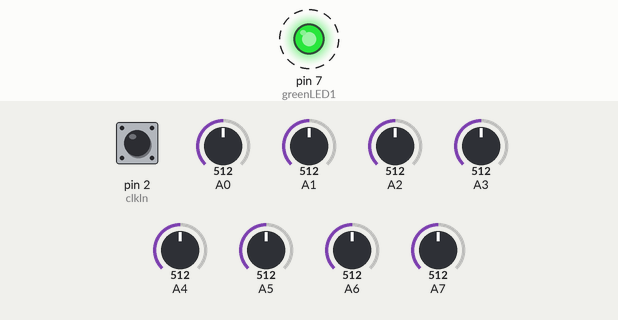
Simulated run of this sketch. Board: Arduino Uno, built with avr-gcc and run on an emulated ATmega328P. Parts: output pins drawn as LEDs (lit = HIGH). Dashed ring = blinking. Inputs (shaded band) come from the test bench; at power-on: A0 = 512, A1 = 512, A5 = 512, A2 = 512, A3 = 512, A4 = 512, pin 2 (clkIn) HIGH, A6 = 512, A7 = 512. Random numbers use the default seed unless the sketch sets one; pins used as bus, display or sensor lines are not drawn; what the sketch prints to the serial monitor is not drawn.

Above: at 0.9 s.
1.3 s: A0 set to 992
3.0 s: A1 set to 716
6.0 s: A5 set to 716
9.0 s: A2 set to 716
12.0 s: A3 set to 716
15.0 s: A4 set to 716
Timing chart, 0 to 19.0 s (numbered marks = the images above; inputs shaded):
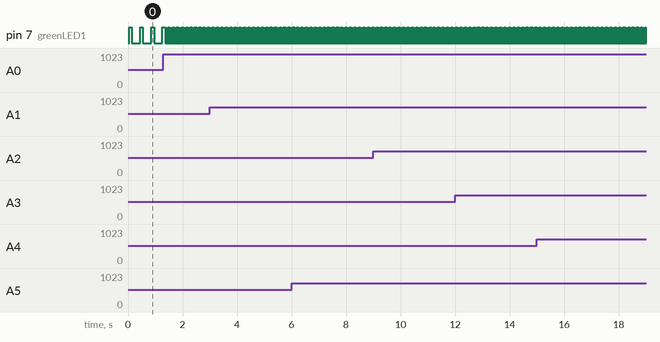

The sketch:

ors_rnd_oct.ino
```cpp
/*
Random piano Sequencer

 Notes on this version:
 - Sequencer looping

 Knobs:
 0 = TEMPO
 1 = number of MODES changed each 128 note cycle
 2 = mode selection
 5 & 6 = min and max velocity
 3 = loop length

Schematic in pot_box_schematic

/*
GLOBAL VARIABLES
*/
byte MODE_CHOICE;
#define MODE_COUNT 14

byte ODDS_CHOICE;
#define ODDS_COUNT 6

byte noteplay;
#define ARRAY_SIZE 128

int TEMPO  = 60;
int MAX_TEMPO=0;
int MIN_TEMPO = 200;

int DENSITY =100; // 100 = average, 200 = low, 50 = high
int MAX_DENSITY = 200;
int MIN_DENSITY = 10;

boolean FILL=true;
boolean DEBUG = false;
boolean PRINT_SETTINGS = true;

#define greenLED1 7
#define clockout 3
const int clkIn = 2;           // the digital (clock) input

//  variables for interrupt handling of the clock input
volatile int clkState = LOW;
int clockTick[2] = {1, 1};

#define VOICE_COUNT 16 // maximum polyphony

byte LONG_SHORT;
byte BASE_time; // multiplier for note lengths

// holder for the SEQUENCE
byte SEQUENCE[3][ARRAY_SIZE]; //0=note 1=octave 2=velocity

// arrays to manage note length/endings
byte NOTE_ON[VOICE_COUNT];
unsigned long NOTE_OFF[VOICE_COUNT];

// Length of the notes
int notelength;
int lengthVal;
int MAX_LENGTH= 10;
int MIN_LENGTH = 1;


/*
LOOKUP TABLES
*/

//QUANTISATION
byte MODES[MODE_COUNT][12]= {
  {0,1,2,3,4,5,6,7,8,9,10,11    },   // chromatic
  {0,2,4,6,8,10,12    }, //whole tone
  { 0,3,5,6,7,10,12    }, // blues
  { 0,1,3,5,7,9,10,12    }, // javanese
  { 0,2,3,5,7,8,10,12    }, // minor
  { 0,2,3,5,7,8,11,12    }, // harmonic minor
  {0,2,4,5,6,8,10,12    }, // arabian
  { 0,2,4,5,8,9,11,12    }, // harmonic major
  { 0,1,4,5,6,8,11,12    }, // persian
  {  0,1,4,5,6,9,10,12   }, // oriental
  {   0,1,4,5,7,8,10,12  }, // jewish
  {   0,1,4,5,7,8,11,12  }, //  gypsy
  {   0,2,3,5,7,9,10,12  }, // dorian
  {  0,2,4,5,7,8,11,12   }, // ethiopian

//  {     }, //


};

/* Rhythm system:
0 = 4/4
1 = clock divisions
2 = samba
3 = 3/4
4 = cuban
5 = bossanova
*/

byte ODDS[ODDS_COUNT][ARRAY_SIZE]={
{
95,5,5,5,95,5,5,5,95,5,5,5,95,5,5,5,95,5,5,5,95,5,5,5,95,5,5,5,95,5,5,5,95,5,5,5,95,5,5,5,95,5,5,5,95,5,5,5,95,5,5,5,95,5,5,5,95,5,5,5,95,5,5,5,95,5,5,5,95,5,5,5,95,5,5,5,95,5,5,5,95,5,5,5,95,5,5,5,95,5,5,5,95,5,5,5,95,5,5,5,95,5,5,5,95,5,5,5,95,5,5,5,95,5,5,5,95,5,5,5,95,5,5,5,95,5,5,5
},{
95,5,95,5,95,5,95,5,95,5,5,5,95,5,5,5,95,5,5,5,95,5,5,5,95,5,5,5,5,5,5,5,95,5,5,5,5,5,5,5,95,5,5,5,5,5,5,5,95,5,5,5,5,5,5,5,95,95,95,95,95,95,95,95,95,5,95,5,95,5,95,5,95,5,5,5,95,5,5,5,95,5,5,5,95,5,5,5,95,5,5,5,5,5,5,5,95,5,5,5,5,5,5,5,95,5,5,5,5,5,5,5,95,5,5,5,5,5,5,5,95,95,95,95,95,95,95,95,
},{
95,5,95,5,5,95,5,95,5,95,5,5,95,5,95,5,95,5,95,5,5,95,5,95,5,95,5,5,95,5,95,5,95,5,95,5,5,95,5,95,5,95,5,5,95,5,95,5,95,5,95,5,5,95,5,95,5,95,5,5,95,5,95,5,95,5,95,5,5,95,5,95,5,95,5,5,95,5,95,5,95,5,95,5,5,95,5,95,5,95,5,5,95,5,95,5,95,5,95,5,5,95,5,95,5,95,5,5,95,5,95,5,95,5,95,5,5,95,5,95,5,95,5,5,95,5,95,5,
},{
90,20,20,90,20,20,90,20,20,90,20,20,90,20,20,90,20,20,90,20,20,90,20,20,90,20,20,90,20,20,20,20,90,20,20,90,20,20,90,20,20,90,20,20,90,20,20,90,20,20,90,20,20,90,20,20,90,20,20,90,20,20,20,20,90,20,20,90,20,20,90,20,20,90,20,20,90,20,20,90,20,20,90,20,20,90,20,20,90,20,20,90,20,20,20,20,90,20,20,90,20,20,90,20,20,90,20,20,90,20,20,90,20,20,90,20,20,90,20,20,90,20,20,90,20,20,20,20
},{
95,5,95,95,5,95,95,5,95,5,95,95,5,95,95,5,95,5,95,95,5,95,95,5,95,5,95,95,5,95,95,5,95,5,95,95,5,95,95,5,95,5,95,95,5,95,95,5,95,5,95,95,5,95,95,5,95,5,95,95,5,95,95,5,95,5,95,95,5,95,95,5,95,5,95,95,5,95,95,5,95,5,95,95,5,95,95,5,95,5,95,95,5,95,95,5,95,5,95,95,5,95,95,5,95,5,95,95,5,95,95,5,95,5,95,95,5,95,95,5,95,5,95,95,5,95,95,5,
},{
95,5,5,95,5,5,95,5,5,5,95,5,5,95,5,5,95,5,5,95,5,5,95,5,5,5,95,5,5,95,5,5,95,5,5,95,5,5,95,5,5,5,95,5,5,95,5,5,95,5,5,95,5,5,95,5,5,5,95,5,5,95,5,5,95,5,5,95,5,5,95,5,5,5,95,5,5,95,5,5,95,5,5,95,5,5,95,5,5,5,95,5,5,95,5,5,95,5,5,95,5,5,95,5,5,5,95,5,5,95,5,5,95,5,5,95,5,5,95,5,5,5,95,5,5,95,5,5,
}};


void setup() {
  //  Set MIDI baud rate:
  Serial.begin(31250); // midi
   randomSeed((analogRead(9)+analogRead(10)+analogRead(11))/3);
 // set up the digital led
 pinMode(greenLED1,OUTPUT);
 // set up the digital (clock) output
 pinMode(clockout,OUTPUT);
 // set up the digital (clock) input
 pinMode(clkIn, INPUT);

 attachInterrupt(0, isr, RISING);
}


/*
MAIN LOOP
*/

void loop() {


  byte playsteps = 16; // how many MODES to play in each loop


  // FIRST PLAY, FILL UP THE SEQUENCE
  if(FILL == true)
  {

    // CHOOSE INITIAL VARIABLES

    // Random or fixed scale selection
    MODE_CHOICE=random(MODE_COUNT);
    //MODE_CHOICE=3;

    // Random or fixed rhythm selection
    ODDS_CHOICE = random(ODDS_COUNT);
    //MODE_CHOICE = 4;

    // select density
    DENSITY = (random(MAX_DENSITY-MIN_DENSITY))+MIN_DENSITY;

    //EXPERIMENTAL
    // Choose divider for long/short stresses
    LONG_SHORT = random(16);
    BASE_time = random(16);


    // FILL THE LOOP
    for(int seqstep=0;seqstep<ARRAY_SIZE;seqstep++)
    {
      byte newnote=random(7);
      byte newoctave = random(5)+3;
      if(random(DENSITY)<ODDS[ODDS_CHOICE][seqstep])
      {
        SEQUENCE[0][seqstep]= newnote; // note
        SEQUENCE[1][seqstep]= newoctave;  // octave
        SEQUENCE[2][seqstep]= random(ODDS[ODDS_CHOICE][seqstep]+27); // velocity
      }
    }

    FILL = false;
  }
  else
  {
    // AFTER FIRST FILL, STEP THROUGH THE SEQUENCE

    for(int seqstep=0;seqstep<playsteps;seqstep++)
    {
      byte randomNote = 0;
      // ROUTINES TO CHECK THE KNOBS

      // ClockIn
      // pot zero = TEMPO
      TEMPO = map(analogRead(0),0,1024,MIN_TEMPO,MAX_TEMPO);

      // Knob 0
      // NOTELENGTH SETTING
      lengthVal = map(analogRead(3),0,1024,MIN_LENGTH,MAX_LENGTH);
      notelength = random (lengthVal) * TEMPO;

      // Knob 1
      // SCALE SELECTION KNOB
      MODE_CHOICE = map(analogRead(4),0,1024,0,MODE_COUNT);

      // Knob 2
      // LOOP KNOB
      playsteps = (analogRead(5)/128)*8;

      // Knob 3 and 4
      // VELOCITY HIGH/LOW KNOBS
      byte velocity = SEQUENCE[2][seqstep];
      if (velocity>0)
      {
        byte minvelocity = map(analogRead(6),0,1024,1,127);
        byte maxvelocity = map(analogRead(7),0,1024,minvelocity,127);
        if (velocity<=minvelocity){velocity=minvelocity;};
        if (velocity>=maxvelocity){velocity=maxvelocity;};
      }


      // Knob 6 - Octave
      byte octaveRange = map (analogRead(1),0,1024,0,7);
      byte octaveCenter = map (analogRead(2),0,1024,0,7);
      byte octaveWidth = random (octaveRange);
      byte octave = octaveCenter + octaveWidth;

      if (octave > 8) octave = 8;


      // PLAY THE NOTE
      playNote(0x90, quantize(MODE_CHOICE, SEQUENCE[0][seqstep], octave) ,velocity,notelength);

      if (seqstep%4==0)
      {
        digitalWrite(greenLED1, HIGH);
        digitalWrite(clockout, HIGH);
      }
      else
      {
        digitalWrite(greenLED1, LOW);
        digitalWrite(clockout, LOW);
      }

      noteKill();
      delay(TEMPO);


    }

  }

}


/*
FUNCTIONS
*/

// midi note player

void playNote(byte cmd, byte pitch, byte velocity, int duration)
{
  unsigned long time = millis();

  // find an empty note slot
  boolean found_slot = false;

  for (int i=0;i<VOICE_COUNT;i++)
  {
    if (NOTE_ON[i] == 0)
    {
      NOTE_ON[i] = pitch;
      NOTE_OFF[i] = time+duration;
      found_slot = true;
      break;
    }
  }


  Serial.write(cmd);
  Serial.write(pitch);
  Serial.write(velocity);


}

// Check for held Notes that should be killed, and kill them.

void noteKill(){
unsigned long time=millis();
for (int i=0;i<VOICE_COUNT;i++){
if (NOTE_ON[i]>0 && NOTE_OFF[i]<time){  // if note value>0 and note off time < time

 byte pitch = NOTE_ON[i];
 byte velocity = 0;
  Serial.write(0x90);
  Serial.write(pitch);
  Serial.write(velocity);

      NOTE_ON[i]=0; //wipe NOTE_ON entry to signal no active note
}}}


// Quantizer

byte quantize(int scale, int note, int octave){
  return octave*12+MODES[scale][note];
}


//  =================== convenience routines ===================

//  isr() - quickly handle interrupts from the clock input
//  ------------------------------------------------------
void isr()
{
  // Note: you don't want to spend a lot of time here, because
  // it interrupts the activity of the rest of your program.
  // In most cases, you just want to set a variable and get
  // out.
  clkState = HIGH;
}
```

Measured:
- by itself, pin 7 (greenLED1): alternates HIGH for 0.01 s and LOW for 0.02 s
